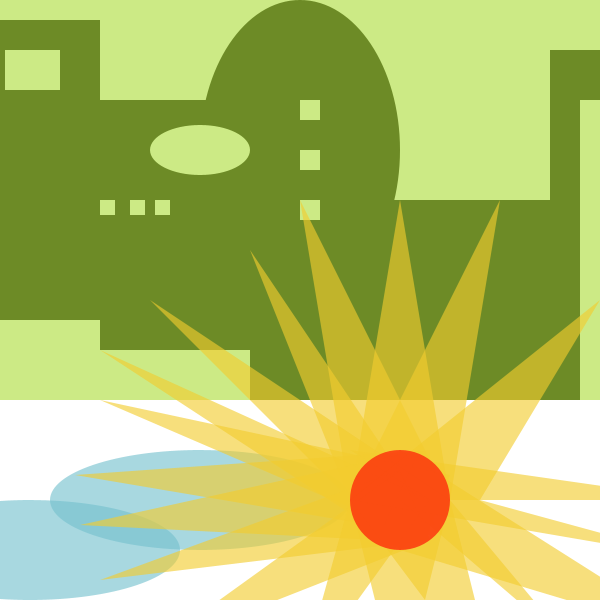
Frame 1 (no input)
Frame 60 (the mouse pressed at the canvas centre just before this capture): identical to frame 1, image omitted
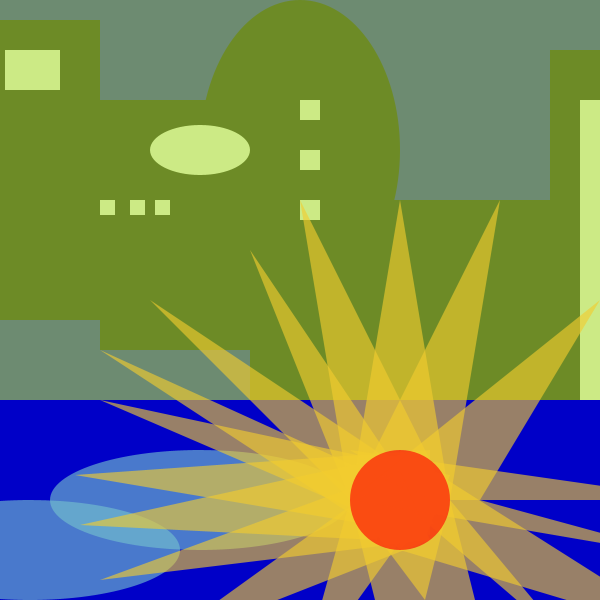
Frame 120 (the mouse held since frame 60 and released just before this capture)

The Processing sketch that drew these frames (run headless with seeded random() and noise(); from frame 60 on, the mouse is pressed at the canvas centre):

// Processing sketch: processing_123656
// ── processing_123656.pde

void setup(){
size(600,600);
}
void draw (){
  if(mouseY<height/2){
  background(255);
  }
  else{
  background(0,0,200);
  }
//skyline
noStroke();
fill(0);
rect(0,20,100,300);
rect(100,100,150,250);
ellipse(300,150,200,300);
rect(250,200,300,200);
rect(550,50,50,350);
fill(255);
rect(5,50,30,40);
rect(30,50,30,40);
rect(100,200,15,15);
rect(130,200,15,15);
rect(155,200,15,15);
ellipse(200,150,100,50);
rect(300,100,20,20);
rect(300,150,20,20);
rect(300,200,20,20);
rect(580,100,30,300);
//plano superior
colorMode(RGB);
fill(174,221,60,160);
rect(0,0,600,400);
//nuvens
noSmooth();
fill(116,193,206,160);
ellipse(30,550,300,100);
ellipse(200,500,300,100);
//raios do sol
if(mouseY>height/2){
  fill(0,0,200);
}
else{
colorMode(RGB);
fill(242,204,47,160);
triangle(400,200,350,500,450,500);
triangle(500,200,350,500,450,500);
triangle(300,200,350,500,450,500);
triangle(250,250,350,500,435,525);
triangle(200,300,450,550,400,500);
triangle(150,300,400,550,450,500);
triangle(100,350,375,530,430,500);
triangle(100,400,425,540,450,475);
triangle(75,475,430,535,430,450);
triangle(80,525,377,540,420,450);
triangle(100,580,430,540,400,470);
triangle(150,650,430,540,400,470);
triangle(300,680,350,500,430,500);
triangle(400,700,350,500,450,500);
triangle(500,700,350,500,450,500);
triangle(575,650,400,500,450,500);
triangle(700,500,350,450,430,500);
triangle(700,560,350,500,480,500);
triangle(700,640,400,550,400,450);
triangle(600,300,350,500,480,500);
}
//centro do sol
colorMode(RGB);
fill(255,0,0,160);
ellipse(400,500,100,100);
}
